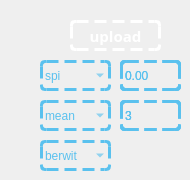
    <widget class="QWidget" name="tab">
     <attribute name="title">
      <string>filters</string>
     </attribute>
     <widget class="QSpinBox" name="add_s">
      <property name="geometry">
       <rect>
        <x>120</x>
        <y>60</y>
        <width>61</width>
        <height>31</height>
       </rect>
      </property>
      <property name="styleSheet">
       <string notr="true">	border-radius:5%;
	border:3px dashed #5ac1ee;
	background-color:transparent;
	color:#5ac1ee;</string>
      </property>
     </widget>
     <widget class="QDoubleSpinBox" name="add_g">
      <property name="geometry">
       <rect>
        <x>120</x>
        <y>60</y>
        <width>61</width>
        <height>31</height>
       </rect>
      </property>
      <property name="styleSheet">
       <string notr="true">	border-radius:5%;
	border:3px dashed #5ac1ee;
	background-color:transparent;
	color:#5ac1ee;</string>
      </property>
      <property name="maximum">
       <double>1.000000000000000</double>
      </property>
      <property name="singleStep">
       <double>0.100000000000000</double>
      </property>
     </widget>
     <widget class="QDoubleSpinBox" name="add_u">
      <property name="geometry">
       <rect>
        <x>120</x>
        <y>60</y>
        <width>61</width>
        <height>31</height>
       </rect>
      </property>
      <property name="styleSheet">
       <string notr="true">	border-radius:5%;
	border:3px dashed #5ac1ee;
	background-color:transparent;
	color:#5ac1ee;</string>
      </property>
      <property name="maximum">
       <double>1.000000000000000</double>
      </property>
      <property name="singleStep">
       <double>0.100000000000000</double>
      </property>
     </widget>
     <widget class="QSpinBox" name="guasian">
      <property name="geometry">
       <rect>
        <x>120</x>
        <y>100</y>
        <width>61</width>
        <height>31</height>
       </rect>
      </property>
      <property name="styleSheet">
       <string notr="true">	border-radius:5%;
	border:3px dashed #5ac1ee;
	background-color:transparent;
	color:#5ac1ee;</string>
      </property>
      <property name="minimum">
       <number>3</number>
      </property>
      <property name="singleStep">
       <number>2</number>
      </property>
     </widget>
     <widget class="QSpinBox" name="mean">
      <property name="geometry">
       <rect>
        <x>120</x>
        <y>100</y>
        <width>61</width>
        <height>31</height>
       </rect>
      </property>
      <property name="styleSheet">
       <string notr="true">	border-radius:5%;
	border:3px dashed #5ac1ee;
	background-color:transparent;
	color:#5ac1ee;</string>
      </property>
      <property name="minimum">
       <number>3</number>
      </property>
      <property name="singleStep">
       <number>2</number>
      </property>
     </widget>
     <widget class="QSpinBox" name="median">
      <property name="geometry">
       <rect>
        <x>120</x>
        <y>100</y>
        <width>61</width>
        <height>31</height>
       </rect>
      </property>
      <property name="styleSheet">
       <string notr="true">	border-radius:5%;
	border:3px dashed #5ac1ee;
	background-color:transparent;
	color:#5ac1ee;</string>
      </property>
      <property name="minimum">
       <number>3</number>
      </property>
      <property name="singleStep">
       <number>2</number>
      </property>
     </widget>
     <widget class="QPushButton" name="pushButton_7">
      <property name="geometry">
       <rect>
        <x>70</x>
        <y>20</y>
        <width>91</width>
        <height>31</height>
       </rect>
      </property>
      <property name="font">
       <font>
        <family>cairo</family>
        <pointsize>11</pointsize>
        <bold>true</bold>
       </font>
      </property>
      <property name="styleSheet">
       <string notr="true">QPushButton{
	border-radius:5%;
	border:3px dashed #ffffff;

}
QPushButton:enabled{
	background-color:transparent;
	color:#ffffff;
}
 </string>
      </property>
      <property name="text">
       <string>upload</string>
      </property>
     </widget>
     <widget class="QComboBox" name="noise">
      <property name="geometry">
       <rect>
        <x>40</x>
        <y>60</y>
        <width>71</width>
        <height>31</height>
       </rect>
      </property>
      <property name="styleSheet">
       <string notr="true">	border-radius:5%;
	border:3px dashed #5ac1ee;
	background-color:transparent;
	color:#5ac1ee;</string>
      </property>
      <item>
       <property name="text">
        <string>spi</string>
       </property>
      </item>
      <item>
       <property name="text">
        <string>uniform</string>
       </property>
      </item>
      <item>
       <property name="text">
        <string>guasian</string>
       </property>
      </item>
     </widget>
     <widget class="QComboBox" name="low">
      <property name="geometry">
       <rect>
        <x>40</x>
        <y>100</y>
        <width>71</width>
        <height>31</height>
       </rect>
      </property>
      <property name="styleSheet">
       <string notr="true">	border-radius:5%;
	border:3px dashed #5ac1ee;
	background-color:transparent;
	color:#5ac1ee;</string>
      </property>
      <item>
       <property name="text">
        <string>mean</string>
       </property>
      </item>
      <item>
       <property name="text">
        <string>median</string>
       </property>
      </item>
      <item>
       <property name="text">
        <string>guasian</string>
       </property>
      </item>
     </widget>
     <widget class="QComboBox" name="high">
      <property name="geometry">
       <rect>
        <x>40</x>
        <y>140</y>
        <width>71</width>
        <height>31</height>
       </rect>
      </property>
      <property name="styleSheet">
       <string notr="true">	border-radius:5%;
	border:3px dashed #5ac1ee;
	background-color:transparent;
	color:#5ac1ee;</string>
      </property>
      <item>
       <property name="text">
        <string>berwit</string>
       </property>
      </item>
      <item>
       <property name="text">
        <string>robert</string>
       </property>
      </item>
      <item>
       <property name="text">
        <string>sobel</string>
       </property>
      </item>
     </widget>
    </widget>
